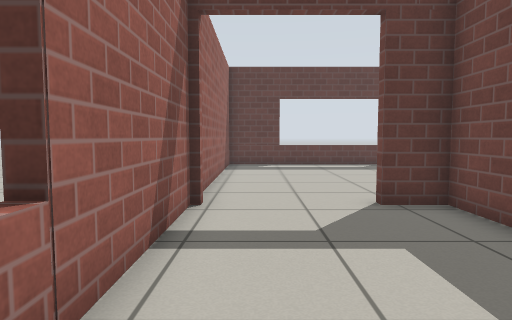
view 1 (above)

19 first-person views from a walk through a world built for the Gazebo simulator. The camera is 0.72 m above the floor, tilts 4° down and sees 75° across. The floor is counted in squares, 0.5 m on a side. Each view is taken from the middle of a square. On the plan, view 1 faces up. The plan holds only what a view shows up to about 15 squares ahead; the rest is blank. Gazebo's built-in surfaces are drawn with simple patterns.

view 2
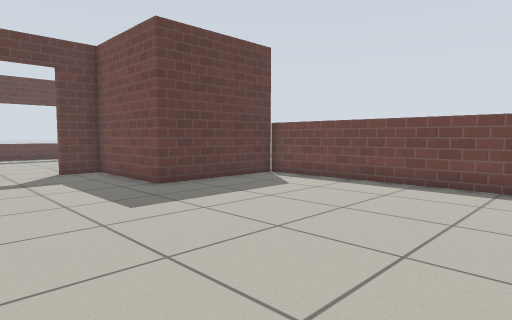

view 3
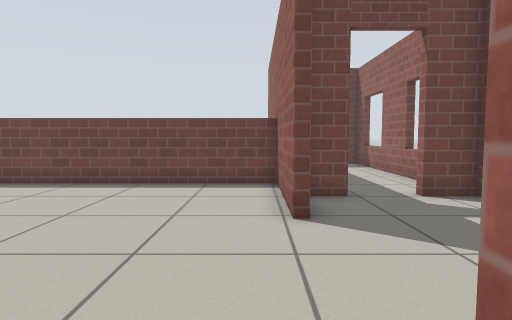

view 4
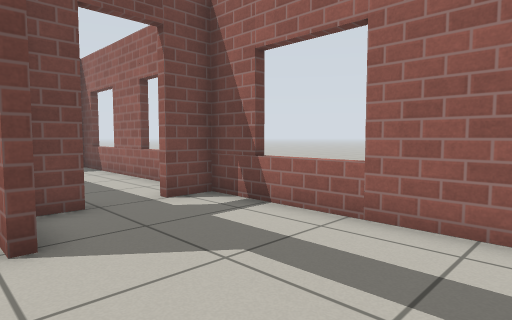

view 5
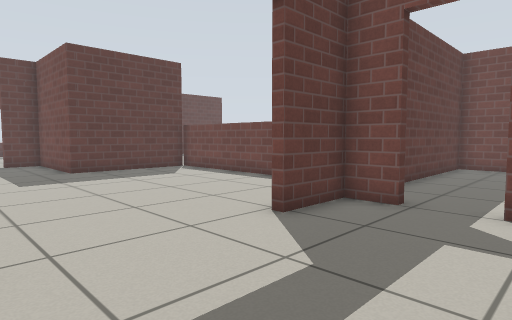

view 6
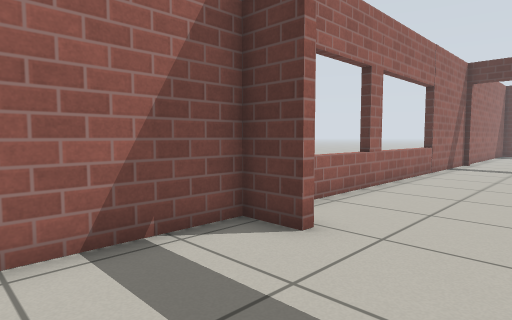

view 7
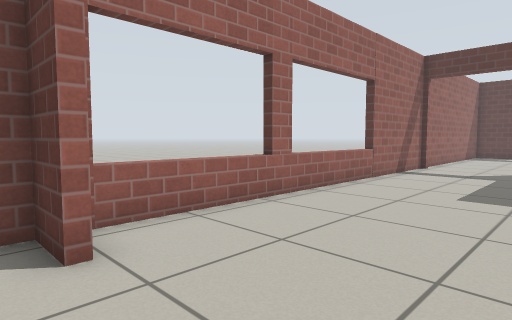

view 8
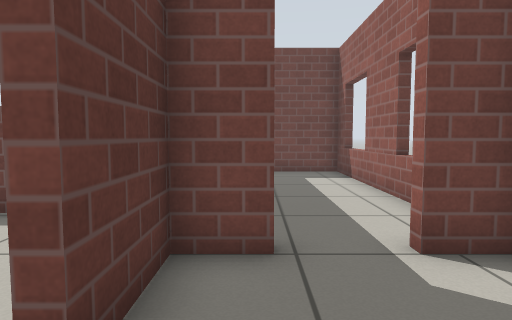

view 9
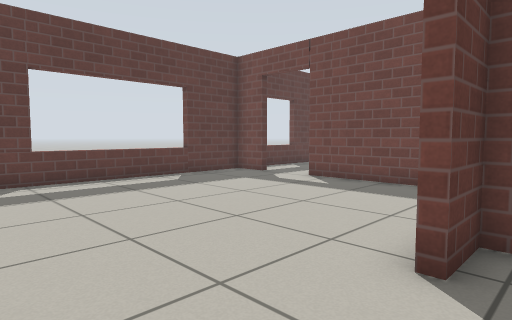

view 10
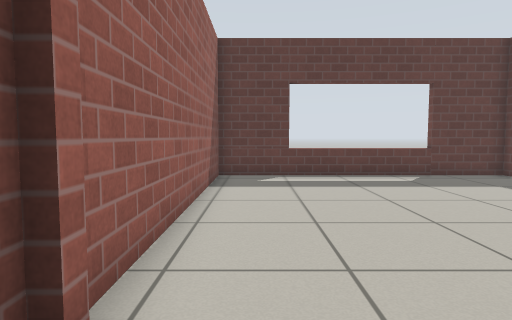

view 11
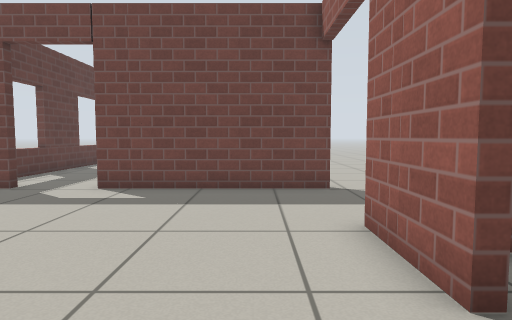

view 12
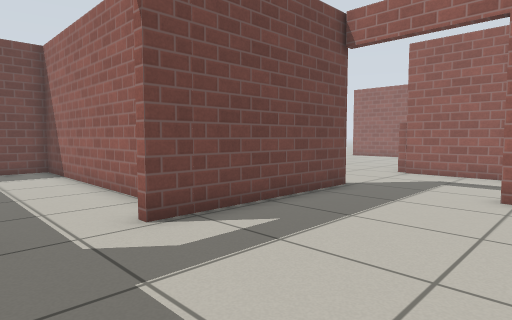

view 13
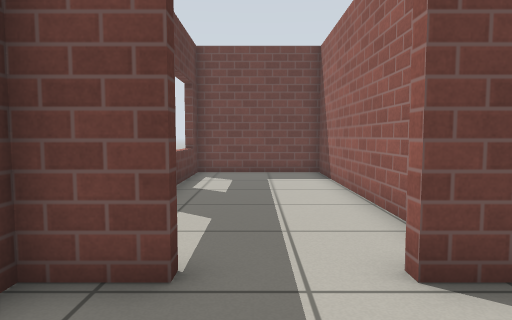

view 14
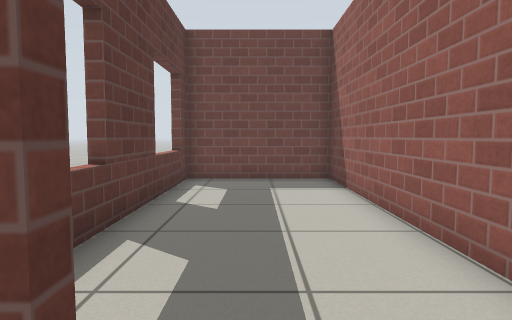

view 15
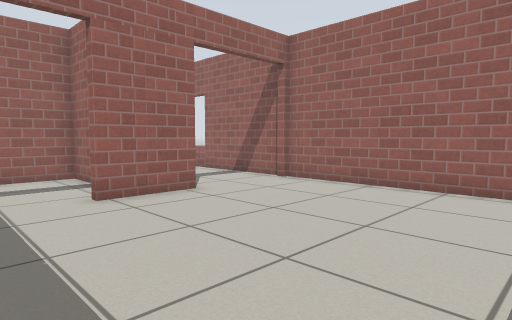

view 16
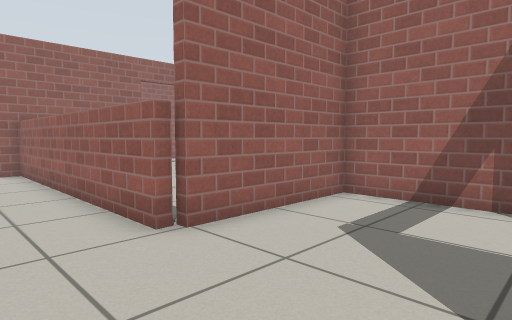

view 17
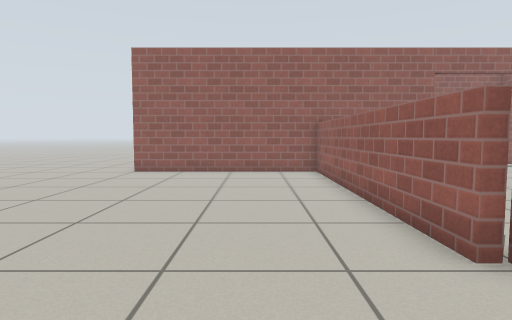

view 18
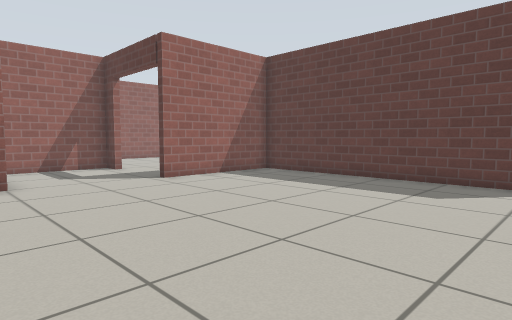

view 19
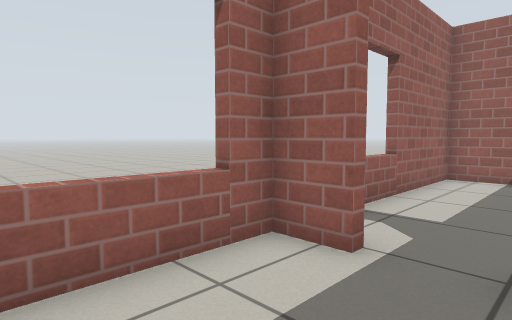

### Floor plan
Points are (right, up) in squares from view 1. A wall is a line through its corners. A room is listed if a view was taken in it or the views show most of it. See-through windows are left out.
Room 1 (views 1, 2, 3, 4, 9, 10)
walls: (4.7, -7.7) (9, -7.7); (9.2, 2.2) (4.1, 2.2) (4.1, 6.9) (2.6, 6.9); (-1.4, 7) (-1.4, -7.3)
low walls: (9.2, -7.8) (9.2, 2.2)
ways out: open door at (2, -8) to room 2; open door at (0.5, 7) to room 3
Room 2 (views 5, 6, 7, 8)
walls: (2.7, -12.3) (2.7, -12.8); (0, -8) (-1.4, -8) (-1.4, -12.4) (7, -12.4) (7, -11); (5.4, -12.8) (5.4, -12.3); (7, -9.2) (7, -8) (4.7, -8)
ways out: open door at (2, -8) to room 1; open door at (7, -10.5) to room 5
Room 3 (views 11, 12, 13, 14, 15)
walls: (2.6, 7.2) (5.3, 7.2) (5.3, 6.9); (9.2, 15.7) (9.2, 17.3) (-1.4, 17.3) (-1.4, 7.2); (9.2, 6.9) (9.2, 13.5)
ways out: open door at (0.5, 7) to room 1; open door at (9, 14.5) to room 6; opening at (7, 7) to room 7
Room 4 (views 16, 17, 18)
walls: (18.6, 12.2) (9.5, 12.2) (9.5, 6.9); (9, -7.7) (17, -7.7); (13.2, 17.3) (13.2, 17.8); (18.5, 17.3) (18.5, 17.8); (6.5, 17.3) (6.5, 17.8)
low walls: (9.5, 2.4) (9.5, -7.8)
ways out: opening at (9, 4.5) to room 7
Room 5 (view 19)
walls: (11, -12.8) (11, -12.3); (8.1, -12.3) (8.1, -12.8); (15.6, -12.8) (15.6, -12.3); (7.3, -11) (7.3, -12.4) (16.7, -12.4) (16.7, -8) (10.6, -8)
ways out: open door at (7, -10.5) to room 2
Room 6 (no view inside)
walls: (11.3, 12.4) (19.4, 12.4) (19.4, 17.3) (11.5, 17.3)
ways out: open door at (9, 14.5) to room 3
Room 7 (no view inside)
walls: (5.3, 6.9) (4.3, 6.9) (4.3, 2.6) (9.1, 2.6); (9.5, 6.9) (9.2, 6.9)
ways out: opening at (7, 7) to room 3; opening at (9, 4.5) to room 4

Positions as (right, up) in squares from view 1, and headings:
1: (0, 0), facing up
2: (-1, -7), facing up-right
3: (-1, -7), facing right
4: (0, -7), facing down-right
5: (0, -12), facing up-right
6: (3, -12), facing up-left
7: (4, -9), facing up-left
8: (3, -9), facing right
9: (-1, 6), facing up-right
10: (0, 5), facing up
11: (0, 9), facing right
12: (4, 16), facing down-right
13: (6, 15), facing right
14: (8, 15), facing right
15: (8, 15), facing down-left
16: (12, 7), facing down-left
17: (12, 6), facing down
18: (20, 1), facing up-left
19: (11, -9), facing down-left
